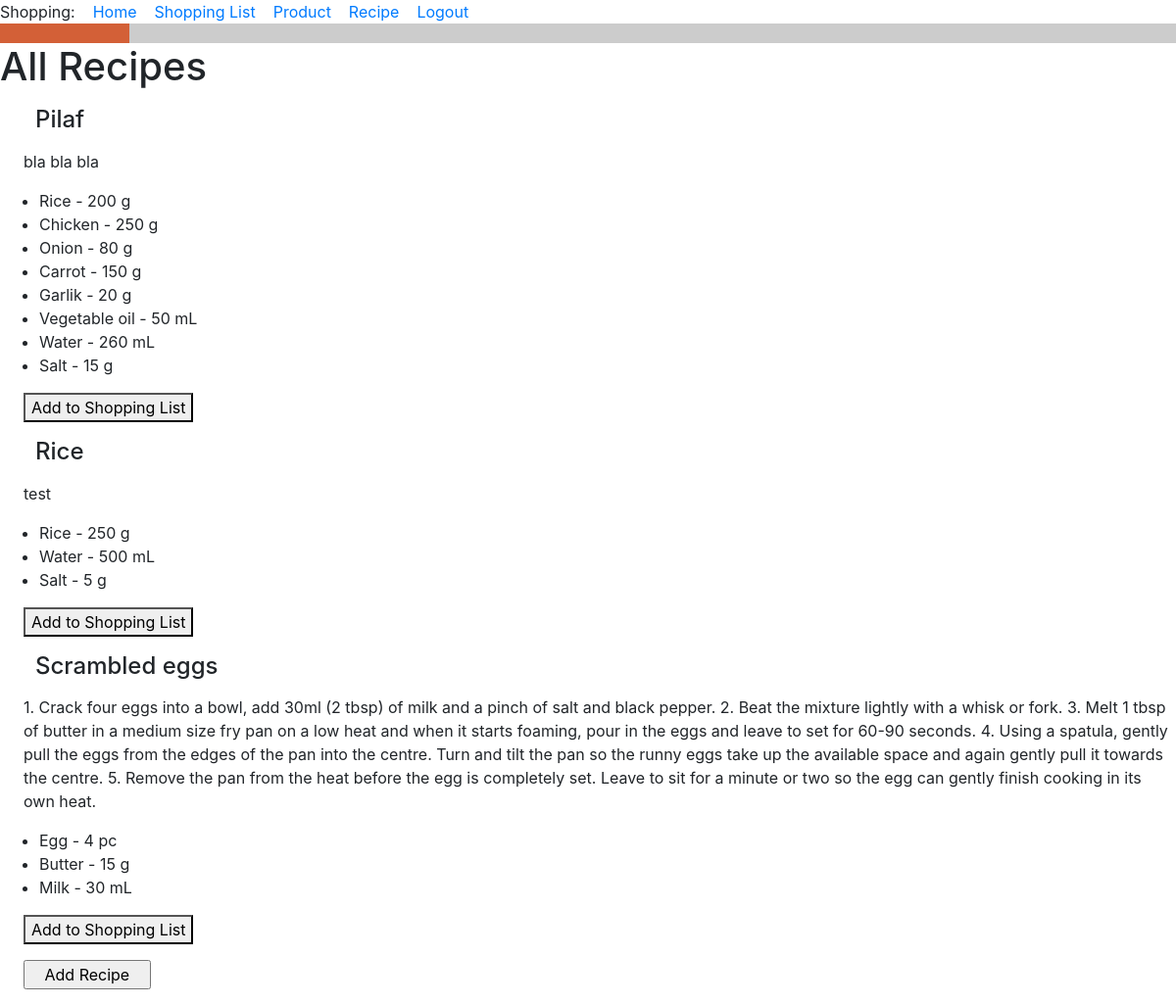
/all_recipes (signed in), run on an earlier commit of the app's database.
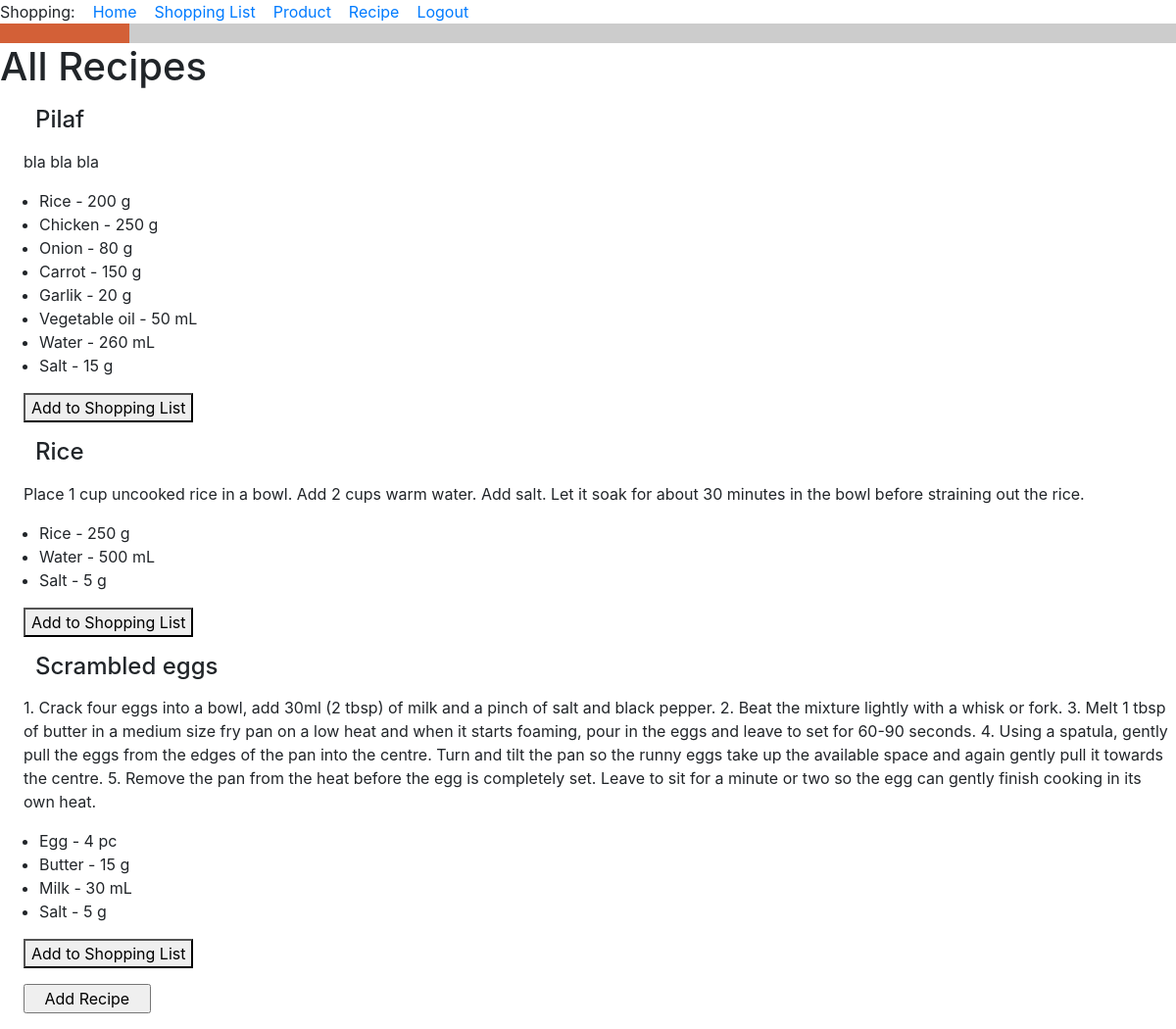
And on a later commit of the database.
### food_app/models.py (models this page shows, shortened)
class Recipe(db.Model):
    id = db.Column(db.Integer, primary_key=True)
    title = db.Column(db.String(256), index=True, unique=True, nullable=False)
    ingredients = db.relationship('Ingredient', backref='recipe', lazy='dynamic')
    description = db.Column(db.Text)
    def __str__(self):
        return f'{self.title}'.capitalize()

class Ingredient(db.Model):
    id = db.Column(db.Integer, primary_key=True)
    recipe_id = db.Column(db.ForeignKey('recipe.id'))
    product_id = db.Column(db.ForeignKey('product.id'))
    product = db.relationship('Product')
    quantity = db.Column(db.Integer)
    unit_of_measure = db.Column(db.String(120))
    def __str__(self):
        return f'{self.product} - {self.quantity} {self.unit_of_measure}'

class Product(db.Model):
    id = db.Column(db.Integer, primary_key=True)
    title = db.Column(db.String(256), index=True, unique=True, nullable=False)
    type_of_product = db.Column(db.String(120))
    unit_of_measure = db.Column(db.String(120))
    def __str__(self):
        return f'{self.title}'.capitalize()  # Big first letter only.

### food_app/routes.py (the view)
@app.route('/all_recipes', methods=['GET', 'POST'])
@login_required
def all_recipes():
    recipes = Recipe.query.all()
    return render_template(
        'all_recipes.html',
        title='All Recipes',
        recipes=recipes,
    )

### food_app/models.py (called while the page is built)
@login.user_loader
def load_user(id):
    return User.query.get(int(id))

### food_app/templates/all_recipes.html
{% extends "base.html" %}
{% block content %}
<h1>All Recipes</h1>
    {% for recipe in recipes %}
    <h4><div><p><p style="margin-left:1.5em">{{ recipe }} </p></div></h4>
    <div><p><p style="margin-left:1.5em">{{ recipe.description }}</p></div>
    <div><ul>  {% for ingredient in recipe.ingredients %}
        <li>{{ ingredient }}</li>
        {% endfor %}
    </ul>
    </div>
    <p style="margin-left:1.5em"><a href="{{ url_for('add_portions', recipe_id=recipe.id) }}">
    <button> Add to Shopping List </button>
    </a>
{% endfor %}
<form>
<p style="margin-left:1.5em"><input type="button" value="   Add Recipe   " onClick='location.href="add_recipe"'>
</form>
{% endblock %}

### food_app/templates/base.html (shortened to what this page needs)
<!doctype html>
<html lang="en">
<head>
    {% block head %}
    {% block styles %}
    {{ bootstrap.load_css() }}
    {% endblock %}
    {% endblock %}
<body>
{% block navigation %}
<div>
    Shopping:&#160&#160&#160
    <a href="{{ url_for('index') }}">Home</a>&#160&#160&#160
    <a href="{{ url_for('shopping_list') }}">Shopping List</a>&#160&#160&#160
    <a href="{{ url_for('product') }}">Product</a>&#160&#160&#160
    <a href="{{ url_for('recipe') }}">Recipe</a>&#160&#160&#160
    <a href="{{ url_for('logout') }}">Logout</a>
</div>
{% endblock %}
 <head>
 </head>
 <body>
  <div class="layer1">
   <div class="layer2">
   </div>
  </div>
 </body>
{% block content %}
{% endblock %}

### food_app/templates/base.html (style rules this page uses)
.layer1 { background-color: #D36037; }
.layer2 { margin-left: 11%; background-color: #ccc; padding: 10px; }

What changed in the data, as far as the page shows it:
changed Recipe "Rice": description "test" → "Place 1 cup uncooked rice in a bowl. Add 2 cups warm water. Add salt. Let it soak for about 30 minutes in the bowl before straining out the rice."
added Ingredient: quantity+unit_of_measure "Salt - 5 g", shown under Recipe "Scrambled eggs"
